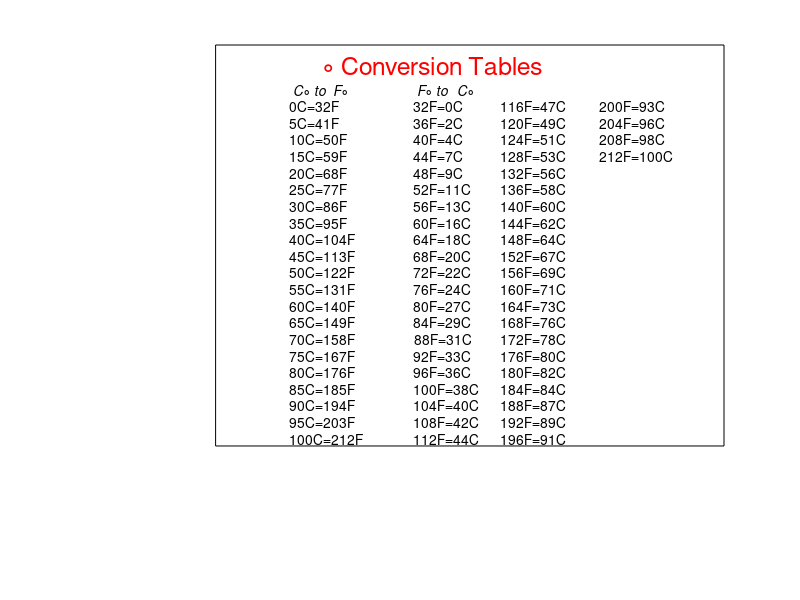

Here is the MATLAB script that generated this plot:
close all
figure
axis off
%axis([0 40 0 40])
hold on
%Fill area in white from origin counterclockwise
fill([-1 40 40 -1 -1],[-1 -1 40 40 -1],'w');
%Make border around filled area counterclockwise
%plot([-1 20 20 -1 -1],[-1 -1 20 20 -1],'k','Linewidth',3)

text(7.6,38,'\circ Conversion Tables','color','r','FontSize',18)
a = 5; a1 = a+3;
b = 15; b1 = b+3;
c = 22;
d = 30;
y = 35.5;

text(a,y,'\it C\circ to'); text(a1+.2,y,'\it F\circ');
text(b,y,'\it F\circ to'); text(b1+.2,y,'\it C\circ');
for C = 0:5:100;
    y = y-1.7;
    F = ((9/5)*C)+32;
    text(a,y,sprintf('%dC=%dF',C,F));
end
y = 35.5;
for F = 32:4:112;
    y = y-1.7;
    C = round((5/9)*(F-32));
    text(b,y,sprintf('%dF=%dC',F,C));
end
y = 35.5;
for F = 116:4:196;
    y = y-1.7;
    C = round((5/9)*(F-32));
    text(c,y,sprintf('%dF=%dC',F,C));
end
y = 35.5;
for F = 200:4:212;
    y = y-1.7;
    C = round((5/9)*(F-32));
    text(d,y,sprintf('%dF=%dC',F,C));
end